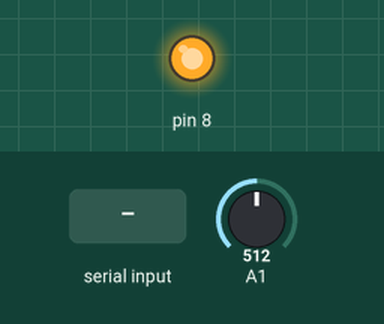
Simulated run of this sketch. Board: Arduino Uno, built with avr-gcc and run on an emulated ATmega328P. Parts: output pins drawn as LEDs (lit = HIGH). Inputs (shaded band) come from the test bench; at power-on: A1 = 512. What the sketch prints to the serial monitor is not drawn.

Above: at 1.2 s.
1.3 s: "1" received over Serial
Timing chart, 0 to 4.3 s (numbered marks = the images above; inputs shaded):
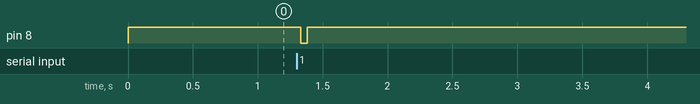

The sketch:

sketch_sep11c.ino
```cpp
void setup() {
  Serial.begin(9600);

  pinMode(8, OUTPUT);
  digitalWrite(8, 1);
}
int a;

void loop() {
  //while(Serial.available()) {
Serial.println(analogRead(A1));
a = Serial.read();
  if (a == 49) {
    Serial.println("Согнул руку");
    digitalWrite(8, 0);
    delay(50);
    digitalWrite(8, 1);
    delay(1000);
  }
  delay(1);
  //z == 0;
 // }
}
```

Measured:
- after the input at 1.3 s, pin 8: HIGH → LOW at once, → HIGH 0.05 s later
